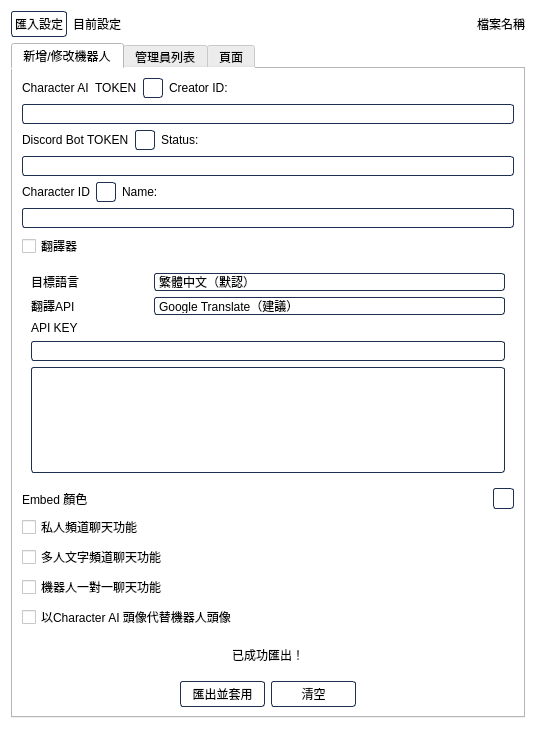
<?xml version="1.0" encoding="UTF-8"?>
<ui version="4.0">
 <class>Form</class>
 <widget class="QWidget" name="Form">
  <property name="geometry">
   <rect>
    <x>0</x>
    <y>0</y>
    <width>536</width>
    <height>729</height>
   </rect>
  </property>
  <property name="minimumSize">
   <size>
    <width>400</width>
    <height>700</height>
   </size>
  </property>
  <property name="windowTitle">
   <string>Form</string>
  </property>
  <property name="styleSheet">
   <string notr="true">QWidget
{
	background-color: rgb(255, 255, 255);
}
QPushButton
{
	background-color: transparent;
	border: 1px solid rgb(30, 48, 80);
	padding: 3px;
	border-radius: 3px;
}
QPushButton::hover
{
	background-color: rgb(222, 221, 218);
}
QPushButton::pressed
{
	color: rgb(255, 255, 255);
	background-color: rgb(30, 48, 80);
}
QCheckBox::indicator:!checked
{
	border-image: url(:/images/images/checkBox.svg)1 0 1 0;
}
QCheckBox::indicator:checked
{
	border-image: url(:/images/images/checkBox_checked.svg) 1 0 1 0;
}
QLineEdit:enabled
{
	border: 1px solid rgb(30, 48, 80);
	border-radius: 3px;
	padding: 1px 0px 1px 0px;
}
QTextEdit:enabled
{
	border: 1px solid rgb(30, 48, 80);
	border-radius: 3px;
	padding: 1px 0px 1px 0px;
}
QComboBox
{
	border: 1px solid rgb(30, 48, 80);
	border-radius: 3px;
	combobox-popup:0;
}
QComboBox::drop-down
{
	border: 0px;
}
QComboBox::down-arrow
{
	image: url(:/images/images/down_arrow.svg);
}
QComboBox::down-arrow:on
{
	image: url(:/images/images/up_arrow.svg);
}
QComboBox QAbstractItemView
{
	border: 1px solid rgb(30, 48, 80);
	border-radius: 3px;
}</string>
  </property>
  <layout class="QGridLayout" name="gridLayout_4">
   <item row="0" column="1">
    <widget class="QPushButton" name="importConfigButton">
     <property name="sizePolicy">
      <sizepolicy hsizetype="Fixed" vsizetype="Fixed">
       <horstretch>0</horstretch>
       <verstretch>0</verstretch>
      </sizepolicy>
     </property>
     <property name="text">
      <string>匯入設定</string>
     </property>
    </widget>
   </item>
   <item row="1" column="1" colspan="4">
    <widget class="QTabWidget" name="tabWidget">
     <property name="styleSheet">
      <string notr="true">QTabWidget::tab
{
	background-color: rgb(30, 48, 80);
}</string>
     </property>
     <property name="currentIndex">
      <number>0</number>
     </property>
     <widget class="QWidget" name="tab">
      <property name="styleSheet">
       <string notr="true"/>
      </property>
      <attribute name="title">
       <string>新增/修改機器人</string>
      </attribute>
      <layout class="QGridLayout" name="gridLayout_2">
       <item row="8" column="1">
        <widget class="QLabel" name="colorCodeLabel">
         <property name="text">
          <string/>
         </property>
         <property name="alignment">
          <set>Qt::AlignRight|Qt::AlignTrailing|Qt::AlignVCenter</set>
         </property>
        </widget>
       </item>
       <item row="1" column="0" colspan="3">
        <widget class="QLineEdit" name="characterAITokenLineEdit">
         <property name="styleSheet">
          <string notr="true">QLineEdit[state = &quot;red&quot;]
{
	border: 2px solid rgb(224, 27, 36);
	border-radius: 3px;
	padding: 1px 0px 1px 0px;
}</string>
         </property>
        </widget>
       </item>
       <item row="13" column="0" colspan="3">
        <widget class="QWidget" name="widget" native="true">
         <property name="sizePolicy">
          <sizepolicy hsizetype="Preferred" vsizetype="Preferred">
           <horstretch>0</horstretch>
           <verstretch>0</verstretch>
          </sizepolicy>
         </property>
         <property name="minimumSize">
          <size>
           <width>0</width>
           <height>40</height>
          </size>
         </property>
         <layout class="QHBoxLayout" name="horizontalLayout_5">
          <item>
           <spacer name="horizontalSpacer">
            <property name="orientation">
             <enum>Qt::Horizontal</enum>
            </property>
            <property name="sizeHint" stdset="0">
             <size>
              <width>40</width>
              <height>20</height>
             </size>
            </property>
           </spacer>
          </item>
          <item>
           <widget class="QLabel" name="ExportHintLabel">
            <property name="styleSheet">
             <string notr="true">QLabel[state = &quot;red&quot;]
{
	color: rgb(224, 27, 36);
	font-weight: bold;
}
QLabel[state = &quot;green&quot;]
{
	color: rgb(38, 162, 105);
	font-weight: bold;
}</string>
            </property>
            <property name="text">
             <string>已成功匯出！</string>
            </property>
            <property name="alignment">
             <set>Qt::AlignCenter</set>
            </property>
           </widget>
          </item>
          <item>
           <spacer name="horizontalSpacer_2">
            <property name="orientation">
             <enum>Qt::Horizontal</enum>
            </property>
            <property name="sizeHint" stdset="0">
             <size>
              <width>40</width>
              <height>20</height>
             </size>
            </property>
           </spacer>
          </item>
         </layout>
        </widget>
       </item>
       <item row="8" column="2">
        <widget class="QPushButton" name="chooseColorPushButton">
         <property name="sizePolicy">
          <sizepolicy hsizetype="Fixed" vsizetype="Fixed">
           <horstretch>0</horstretch>
           <verstretch>0</verstretch>
          </sizepolicy>
         </property>
         <property name="maximumSize">
          <size>
           <width>21</width>
           <height>21</height>
          </size>
         </property>
         <property name="styleSheet">
          <string notr="true">QPushButton
{
	background-color: transparent;
	border: 1px solid rgb(30, 48, 80);
	border-radius: 3px;
}
QPushButton::hover
{
	background-color: rgb(222, 221, 218);
}</string>
         </property>
         <property name="text">
          <string/>
         </property>
         <property name="icon">
          <iconset resource="qtrc.qrc">
           <normaloff>:/images/images/chooseColorPushButton.svg</normaloff>:/images/images/chooseColorPushButton.svg</iconset>
         </property>
        </widget>
       </item>
       <item row="14" column="0" colspan="3">
        <layout class="QHBoxLayout" name="horizontalLayout">
         <item>
          <spacer name="horizontalSpacer_5">
           <property name="orientation">
            <enum>Qt::Horizontal</enum>
           </property>
           <property name="sizeHint" stdset="0">
            <size>
             <width>40</width>
             <height>20</height>
            </size>
           </property>
          </spacer>
         </item>
         <item>
          <widget class="QPushButton" name="exportConfigButton">
           <property name="minimumSize">
            <size>
             <width>85</width>
             <height>0</height>
            </size>
           </property>
           <property name="styleSheet">
            <string notr="true"/>
           </property>
           <property name="text">
            <string>匯出並套用</string>
           </property>
          </widget>
         </item>
         <item>
          <widget class="QPushButton" name="clearPushButton">
           <property name="sizePolicy">
            <sizepolicy hsizetype="Fixed" vsizetype="Fixed">
             <horstretch>0</horstretch>
             <verstretch>0</verstretch>
            </sizepolicy>
           </property>
           <property name="minimumSize">
            <size>
             <width>85</width>
             <height>0</height>
            </size>
           </property>
           <property name="styleSheet">
            <string notr="true"/>
           </property>
           <property name="text">
            <string>清空</string>
           </property>
          </widget>
         </item>
         <item>
          <spacer name="horizontalSpacer_4">
           <property name="orientation">
            <enum>Qt::Horizontal</enum>
           </property>
           <property name="sizeHint" stdset="0">
            <size>
             <width>40</width>
             <height>20</height>
            </size>
           </property>
          </spacer>
         </item>
        </layout>
       </item>
       <item row="6" column="0">
        <widget class="QCheckBox" name="enableTranslaterCheckBox">
         <property name="text">
          <string>翻譯器</string>
         </property>
        </widget>
       </item>
       <item row="4" column="0" colspan="3">
        <layout class="QHBoxLayout" name="horizontalLayout_11">
         <item>
          <widget class="QLabel" name="label_7">
           <property name="text">
            <string>Character ID</string>
           </property>
          </widget>
         </item>
         <item>
          <widget class="QPushButton" name="characterIDHintPushButton">
           <property name="sizePolicy">
            <sizepolicy hsizetype="Fixed" vsizetype="Fixed">
             <horstretch>0</horstretch>
             <verstretch>0</verstretch>
            </sizepolicy>
           </property>
           <property name="maximumSize">
            <size>
             <width>20</width>
             <height>20</height>
            </size>
           </property>
           <property name="styleSheet">
            <string notr="true">QPushButton
{
	background-color: transparent;
	border: 1px solid rgb(30, 48, 80);
	border-radius: 3px;
}
QPushButton::hover
{
	background-color: rgb(222, 221, 218);
}</string>
           </property>
           <property name="text">
            <string/>
           </property>
           <property name="icon">
            <iconset resource="qtrc.qrc">
             <normaloff>:/images/images/HintPushButton.svg</normaloff>:/images/images/HintPushButton.svg</iconset>
           </property>
           <property name="iconSize">
            <size>
             <width>16</width>
             <height>16</height>
            </size>
           </property>
          </widget>
         </item>
         <item>
          <widget class="QLabel" name="label_10">
           <property name="text">
            <string>Name: </string>
           </property>
          </widget>
         </item>
         <item>
          <widget class="QLabel" name="characterNameLabel">
           <property name="text">
            <string/>
           </property>
          </widget>
         </item>
         <item>
          <spacer name="horizontalSpacer_18">
           <property name="orientation">
            <enum>Qt::Horizontal</enum>
           </property>
           <property name="sizeHint" stdset="0">
            <size>
             <width>40</width>
             <height>20</height>
            </size>
           </property>
          </spacer>
         </item>
        </layout>
       </item>
       <item row="0" column="0" colspan="3">
        <layout class="QHBoxLayout" name="horizontalLayout_3">
         <item>
          <widget class="QLabel" name="label">
           <property name="text">
            <string>Character AI  TOKEN</string>
           </property>
          </widget>
         </item>
         <item>
          <widget class="QPushButton" name="characterAITokenHintPushButton">
           <property name="sizePolicy">
            <sizepolicy hsizetype="Minimum" vsizetype="Fixed">
             <horstretch>0</horstretch>
             <verstretch>0</verstretch>
            </sizepolicy>
           </property>
           <property name="maximumSize">
            <size>
             <width>20</width>
             <height>20</height>
            </size>
           </property>
           <property name="styleSheet">
            <string notr="true">QPushButton
{
	background-color: transparent;
	border: 1px solid rgb(30, 48, 80);
	border-radius: 3px;
}
QPushButton::hover
{
	background-color: rgb(222, 221, 218);
}</string>
           </property>
           <property name="text">
            <string/>
           </property>
           <property name="icon">
            <iconset resource="qtrc.qrc">
             <normaloff>:/images/images/HintPushButton.svg</normaloff>:/images/images/HintPushButton.svg</iconset>
           </property>
           <property name="iconSize">
            <size>
             <width>14</width>
             <height>16</height>
            </size>
           </property>
          </widget>
         </item>
         <item>
          <widget class="QLabel" name="label_9">
           <property name="text">
            <string>Creator ID: </string>
           </property>
          </widget>
         </item>
         <item>
          <widget class="QLabel" name="createrIDLabel">
           <property name="text">
            <string/>
           </property>
          </widget>
         </item>
         <item>
          <spacer name="horizontalSpacer_10">
           <property name="orientation">
            <enum>Qt::Horizontal</enum>
           </property>
           <property name="sizeHint" stdset="0">
            <size>
             <width>40</width>
             <height>20</height>
            </size>
           </property>
          </spacer>
         </item>
        </layout>
       </item>
       <item row="10" column="0">
        <widget class="QCheckBox" name="GroupChannelChatCheckBox">
         <property name="text">
          <string>多人文字頻道聊天功能</string>
         </property>
        </widget>
       </item>
       <item row="7" column="0" colspan="3">
        <widget class="QWidget" name="translateConfigWidget" native="true">
         <property name="enabled">
          <bool>true</bool>
         </property>
         <property name="styleSheet">
          <string notr="true">QWidget:!enabled
{
	background-color: rgb(246, 245, 244);
}</string>
         </property>
         <layout class="QGridLayout" name="gridLayout">
          <item row="2" column="0">
           <widget class="QLabel" name="label_3">
            <property name="text">
             <string>API KEY</string>
            </property>
           </widget>
          </item>
          <item row="3" column="0">
           <widget class="QLineEdit" name="APIKeyLineEdit"/>
          </item>
          <item row="1" column="0">
           <layout class="QHBoxLayout" name="horizontalLayout_8" stretch="1,3">
            <item>
             <widget class="QLabel" name="label_5">
              <property name="text">
               <string>翻譯API</string>
              </property>
             </widget>
            </item>
            <item>
             <widget class="QComboBox" name="translateModeComboBox">
              <item>
               <property name="text">
                <string>Google Translate（建議）</string>
               </property>
              </item>
              <item>
               <property name="text">
                <string>OpenAI</string>
               </property>
              </item>
              <item>
               <property name="text">
                <string>Azure AI Translate</string>
               </property>
              </item>
             </widget>
            </item>
           </layout>
          </item>
          <item row="0" column="0">
           <layout class="QHBoxLayout" name="horizontalLayout_7" stretch="1,3">
            <item>
             <widget class="QLabel" name="label_4">
              <property name="text">
               <string>目標語言</string>
              </property>
             </widget>
            </item>
            <item>
             <widget class="QComboBox" name="targetLanguageComboBox">
              <item>
               <property name="text">
                <string>繁體中文（默認）</string>
               </property>
              </item>
              <item>
               <property name="text">
                <string>English</string>
               </property>
              </item>
             </widget>
            </item>
           </layout>
          </item>
          <item row="4" column="0">
           <widget class="QTextEdit" name="APIKeyDescriptionTextEdit">
            <property name="readOnly">
             <bool>true</bool>
            </property>
           </widget>
          </item>
         </layout>
        </widget>
       </item>
       <item row="3" column="0" colspan="3">
        <widget class="QLineEdit" name="DiscordBotTokenLineEdit">
         <property name="styleSheet">
          <string notr="true">QLineEdit[state = &quot;red&quot;]
{
	border: 2px solid rgb(224, 27, 36);
	border-radius: 3px;
	padding: 1px 0px 1px 0px;
}</string>
         </property>
        </widget>
       </item>
       <item row="5" column="0" colspan="3">
        <widget class="QLineEdit" name="characterIDLineEdit">
         <property name="styleSheet">
          <string notr="true">QLineEdit[state = &quot;red&quot;]
{
	border: 2px solid rgb(224, 27, 36);
	border-radius: 3px;
	padding: 1px 0px 1px 0px;
}</string>
         </property>
        </widget>
       </item>
       <item row="2" column="0" colspan="3">
        <layout class="QHBoxLayout" name="horizontalLayout_4">
         <item>
          <widget class="QLabel" name="label_2">
           <property name="text">
            <string>Discord Bot TOKEN</string>
           </property>
          </widget>
         </item>
         <item>
          <widget class="QPushButton" name="DiscordBotTokenHintPushButton">
           <property name="sizePolicy">
            <sizepolicy hsizetype="Fixed" vsizetype="Fixed">
             <horstretch>0</horstretch>
             <verstretch>0</verstretch>
            </sizepolicy>
           </property>
           <property name="maximumSize">
            <size>
             <width>20</width>
             <height>20</height>
            </size>
           </property>
           <property name="styleSheet">
            <string notr="true">QPushButton
{
	background-color: transparent;
	border: 1px solid rgb(30, 48, 80);
	border-radius: 3px;
}
QPushButton::hover
{
	background-color: rgb(222, 221, 218);
}</string>
           </property>
           <property name="text">
            <string/>
           </property>
           <property name="icon">
            <iconset resource="qtrc.qrc">
             <normaloff>:/images/images/HintPushButton.svg</normaloff>:/images/images/HintPushButton.svg</iconset>
           </property>
           <property name="iconSize">
            <size>
             <width>16</width>
             <height>16</height>
            </size>
           </property>
          </widget>
         </item>
         <item>
          <widget class="QLabel" name="label_11">
           <property name="text">
            <string>Status: </string>
           </property>
          </widget>
         </item>
         <item>
          <widget class="QLabel" name="discordBotStatusLabel">
           <property name="styleSheet">
            <string notr="true">QLabel[state = &quot;red&quot;]
{
	color: rgb(224, 27, 36);
	font-weight: bold;
}
QLabel[state = &quot;green&quot;]
{
	color: rgb(38, 162, 105);
	font-weight: bold;
}</string>
           </property>
           <property name="text">
            <string/>
           </property>
          </widget>
         </item>
         <item>
          <spacer name="horizontalSpacer_11">
           <property name="orientation">
            <enum>Qt::Horizontal</enum>
           </property>
           <property name="sizeHint" stdset="0">
            <size>
             <width>40</width>
             <height>20</height>
            </size>
           </property>
          </spacer>
         </item>
        </layout>
       </item>
       <item row="9" column="0">
        <widget class="QCheckBox" name="DMChannelChatCheckBox">
         <property name="text">
          <string>私人頻道聊天功能</string>
         </property>
        </widget>
       </item>
       <item row="8" column="0">
        <widget class="QLabel" name="label_8">
         <property name="text">
          <string>Embed 顏色</string>
         </property>
        </widget>
       </item>
       <item row="11" column="0">
        <widget class="QCheckBox" name="BotChatCheckBox">
         <property name="text">
          <string>機器人一對一聊天功能</string>
         </property>
        </widget>
       </item>
       <item row="12" column="0">
        <widget class="QCheckBox" name="changeAvatarCheckBox">
         <property name="text">
          <string>以Character AI 頭像代替機器人頭像</string>
         </property>
        </widget>
       </item>
      </layout>
     </widget>
     <widget class="QWidget" name="tab_2">
      <attribute name="title">
       <string>管理員列表</string>
      </attribute>
      <layout class="QGridLayout" name="gridLayout_3">
       <item row="0" column="0">
        <widget class="QPushButton" name="refreshAdminPushButton">
         <property name="text">
          <string>刷新</string>
         </property>
        </widget>
       </item>
       <item row="0" column="1">
        <spacer name="horizontalSpacer_13">
         <property name="orientation">
          <enum>Qt::Horizontal</enum>
         </property>
         <property name="sizeHint" stdset="0">
          <size>
           <width>268</width>
           <height>20</height>
          </size>
         </property>
        </spacer>
       </item>
       <item row="1" column="0" colspan="2">
        <widget class="QTableWidget" name="adminInfoTableWidget">
         <column>
          <property name="text">
           <string>User ID</string>
          </property>
         </column>
         <column>
          <property name="text">
           <string>User Name</string>
          </property>
         </column>
         <column>
          <property name="text">
           <string/>
          </property>
         </column>
        </widget>
       </item>
       <item row="3" column="0" colspan="2">
        <layout class="QHBoxLayout" name="horizontalLayout_10">
         <item>
          <spacer name="horizontalSpacer_8">
           <property name="orientation">
            <enum>Qt::Horizontal</enum>
           </property>
           <property name="sizeHint" stdset="0">
            <size>
             <width>40</width>
             <height>20</height>
            </size>
           </property>
          </spacer>
         </item>
         <item>
          <widget class="QPushButton" name="updateAdminPushButton">
           <property name="minimumSize">
            <size>
             <width>85</width>
             <height>0</height>
            </size>
           </property>
           <property name="text">
            <string>更新</string>
           </property>
          </widget>
         </item>
         <item>
          <widget class="QPushButton" name="restoreAdminPushButton">
           <property name="minimumSize">
            <size>
             <width>85</width>
             <height>0</height>
            </size>
           </property>
           <property name="text">
            <string>復原</string>
           </property>
          </widget>
         </item>
         <item>
          <spacer name="horizontalSpacer_9">
           <property name="orientation">
            <enum>Qt::Horizontal</enum>
           </property>
           <property name="sizeHint" stdset="0">
            <size>
             <width>40</width>
             <height>20</height>
            </size>
           </property>
          </spacer>
         </item>
        </layout>
       </item>
       <item row="2" column="0" colspan="2">
        <widget class="QWidget" name="widget_2" native="true">
         <property name="sizePolicy">
          <sizepolicy hsizetype="Preferred" vsizetype="Preferred">
           <horstretch>0</horstretch>
           <verstretch>0</verstretch>
          </sizepolicy>
         </property>
         <property name="minimumSize">
          <size>
           <width>0</width>
           <height>40</height>
          </size>
         </property>
         <layout class="QHBoxLayout" name="horizontalLayout_2">
          <item>
           <spacer name="horizontalSpacer_6">
            <property name="orientation">
             <enum>Qt::Horizontal</enum>
            </property>
            <property name="sizeHint" stdset="0">
             <size>
              <width>40</width>
              <height>20</height>
             </size>
            </property>
           </spacer>
          </item>
          <item>
           <widget class="QLabel" name="updateAdminHintLabel">
            <property name="styleSheet">
             <string notr="true">QLabel[state = &quot;red&quot;]
{
	color: rgb(224, 27, 36);
	font-weight: bold;
}
QLabel[state = &quot;green&quot;]
{
	color: rgb(38, 162, 105);
	font-weight: bold;
}</string>
            </property>
            <property name="text">
             <string>已更新完成！</string>
            </property>
           </widget>
          </item>
          <item>
           <spacer name="horizontalSpacer_7">
            <property name="orientation">
             <enum>Qt::Horizontal</enum>
            </property>
            <property name="sizeHint" stdset="0">
             <size>
              <width>40</width>
              <height>20</height>
             </size>
            </property>
           </spacer>
          </item>
         </layout>
        </widget>
       </item>
      </layout>
     </widget>
     <widget class="QWidget" name="tab_3">
      <attribute name="title">
       <string>頁面</string>
      </attribute>
      <layout class="QGridLayout" name="gridLayout_5">
       <item row="0" column="0">
        <widget class="QPushButton" name="importVocabPushButton">
         <property name="text">
          <string>匯入csv檔</string>
         </property>
        </widget>
       </item>
       <item row="0" column="1">
        <spacer name="horizontalSpacer_12">
         <property name="orientation">
          <enum>Qt::Horizontal</enum>
         </property>
         <property name="sizeHint" stdset="0">
          <size>
           <width>271</width>
           <height>20</height>
          </size>
         </property>
        </spacer>
       </item>
       <item row="0" column="2">
        <widget class="QPushButton" name="addRowPushButton">
         <property name="sizePolicy">
          <sizepolicy hsizetype="Fixed" vsizetype="Fixed">
           <horstretch>0</horstretch>
           <verstretch>0</verstretch>
          </sizepolicy>
         </property>
         <property name="maximumSize">
          <size>
           <width>21</width>
           <height>21</height>
          </size>
         </property>
         <property name="styleSheet">
          <string notr="true">QPushButton
{
	background-color: transparent;
	border: 1px solid rgb(30, 48, 80);
	border-radius: 3px;
}
QPushButton::hover
{
	background-color: rgb(222, 221, 218);
}</string>
         </property>
         <property name="text">
          <string/>
         </property>
         <property name="icon">
          <iconset resource="qtrc.qrc">
           <normaloff>:/images/images/addButton.svg</normaloff>:/images/images/addButton.svg</iconset>
         </property>
        </widget>
       </item>
       <item row="1" column="0" colspan="3">
        <widget class="QTableWidget" name="vocabInfoTableWidget">
         <column>
          <property name="text">
           <string>目標文字</string>
          </property>
         </column>
         <column>
          <property name="text">
           <string>英文翻譯</string>
          </property>
         </column>
         <column>
          <property name="text">
           <string/>
          </property>
         </column>
        </widget>
       </item>
       <item row="2" column="0" colspan="3">
        <widget class="QWidget" name="widget_3" native="true">
         <property name="sizePolicy">
          <sizepolicy hsizetype="Preferred" vsizetype="Preferred">
           <horstretch>0</horstretch>
           <verstretch>0</verstretch>
          </sizepolicy>
         </property>
         <property name="minimumSize">
          <size>
           <width>0</width>
           <height>40</height>
          </size>
         </property>
         <layout class="QHBoxLayout" name="horizontalLayout_6">
          <item>
           <spacer name="horizontalSpacer_16">
            <property name="orientation">
             <enum>Qt::Horizontal</enum>
            </property>
            <property name="sizeHint" stdset="0">
             <size>
              <width>40</width>
              <height>20</height>
             </size>
            </property>
           </spacer>
          </item>
          <item>
           <widget class="QLabel" name="updateVocabHintLabel">
            <property name="styleSheet">
             <string notr="true">QLabel[state = &quot;red&quot;]
{
	color: rgb(224, 27, 36);
	font-weight: bold;
}
QLabel[state = &quot;green&quot;]
{
	color: rgb(38, 162, 105);
	font-weight: bold;
}</string>
            </property>
            <property name="text">
             <string>已更新完成！</string>
            </property>
           </widget>
          </item>
          <item>
           <spacer name="horizontalSpacer_17">
            <property name="orientation">
             <enum>Qt::Horizontal</enum>
            </property>
            <property name="sizeHint" stdset="0">
             <size>
              <width>40</width>
              <height>20</height>
             </size>
            </property>
           </spacer>
          </item>
         </layout>
        </widget>
       </item>
       <item row="3" column="0" colspan="3">
        <layout class="QHBoxLayout" name="horizontalLayout_9">
         <item>
          <spacer name="horizontalSpacer_14">
           <property name="orientation">
            <enum>Qt::Horizontal</enum>
           </property>
           <property name="sizeHint" stdset="0">
            <size>
             <width>77</width>
             <height>20</height>
            </size>
           </property>
          </spacer>
         </item>
         <item>
          <widget class="QPushButton" name="updateVocabPushButton">
           <property name="minimumSize">
            <size>
             <width>85</width>
             <height>0</height>
            </size>
           </property>
           <property name="text">
            <string>更新</string>
           </property>
          </widget>
         </item>
         <item>
          <widget class="QPushButton" name="restoreVocabPushButton">
           <property name="minimumSize">
            <size>
             <width>85</width>
             <height>0</height>
            </size>
           </property>
           <property name="text">
            <string>復原</string>
           </property>
          </widget>
         </item>
         <item>
          <spacer name="horizontalSpacer_15">
           <property name="orientation">
            <enum>Qt::Horizontal</enum>
           </property>
           <property name="sizeHint" stdset="0">
            <size>
             <width>78</width>
             <height>17</height>
            </size>
           </property>
          </spacer>
         </item>
        </layout>
       </item>
      </layout>
     </widget>
    </widget>
   </item>
   <item row="0" column="2">
    <widget class="QLabel" name="label_6">
     <property name="text">
      <string>目前設定</string>
     </property>
    </widget>
   </item>
   <item row="0" column="3" colspan="2">
    <widget class="QLabel" name="botNameLabel">
     <property name="styleSheet">
      <string notr="true">QLabel[state = &quot;red&quot;]
{
	color: rgb(224, 27, 36);
	font-weight: bold;
}
QLabel[state = &quot;green&quot;]
{
	color: rgb(38, 162, 105);
	font-weight: bold;
}</string>
     </property>
     <property name="text">
      <string>檔案名稱</string>
     </property>
     <property name="alignment">
      <set>Qt::AlignRight|Qt::AlignTrailing|Qt::AlignVCenter</set>
     </property>
    </widget>
   </item>
  </layout>
 </widget>
 <resources>
  <include location="qtrc.qrc"/>
 </resources>
 <connections/>
</ui>
